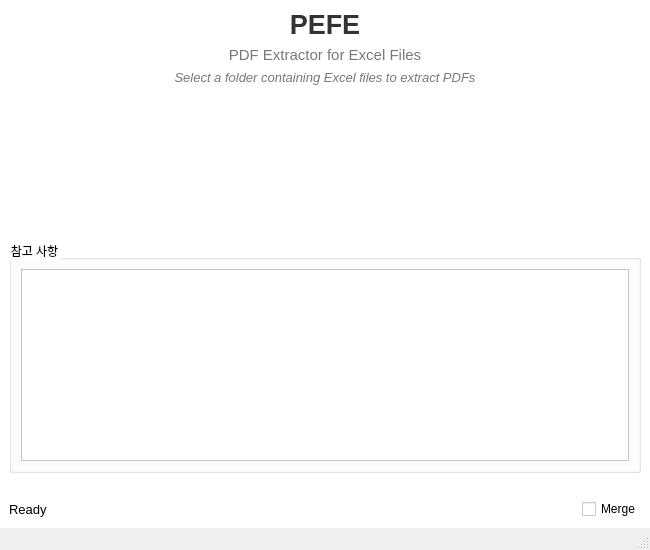
<?xml version="1.0" encoding="UTF-8"?>
<ui version="4.0">
 <class>MainWindow</class>
 <widget class="QMainWindow" name="MainWindow">
  <property name="geometry">
   <rect>
    <x>0</x>
    <y>0</y>
    <width>650</width>
    <height>550</height>
   </rect>
  </property>
  <property name="windowTitle">
   <string>PEFE – PDF Extractor for Excel Files</string>
  </property>
  <widget class="QWidget" name="centralwidget">
   <property name="styleSheet">
    <string notr="true">
      QWidget { background-color: #FFFFFF; }
      QLabel#titleLabel { color: #333333; }
      QLabel#subTitleLabel,
      QLabel#instructionLabel { color: #777777; }
   </string>
   </property>
   <layout class="QVBoxLayout" name="verticalLayout" stretch="0,0,0,1,0">
    <!-- 1) 제목 -->
    <item>
     <widget class="QLabel" name="titleLabel">
      <property name="text">
       <string>PEFE</string>
      </property>
      <property name="alignment">
       <set>Qt::AlignCenter</set>
      </property>
      <property name="font">
       <font>
        <family>Arial</family>
        <pointsize>20</pointsize>
        <weight>75</weight>
        <bold>true</bold>
       </font>
      </property>
     </widget>
    </item>
    <!-- 2) 소제목 -->
    <item>
     <widget class="QLabel" name="subTitleLabel">
      <property name="text">
       <string>PDF Extractor for Excel Files</string>
      </property>
      <property name="alignment">
       <set>Qt::AlignCenter</set>
      </property>
      <property name="font">
       <font>
        <family>Arial</family>
        <pointsize>11</pointsize>
       </font>
      </property>
     </widget>
    </item>
    <!-- 3) 지침 문구 -->
    <item>
     <widget class="QLabel" name="instructionLabel">
      <property name="text">
       <string>Select a folder containing Excel files to extract PDFs</string>
      </property>
      <property name="alignment">
       <set>Qt::AlignCenter</set>
      </property>
      <property name="font">
       <font>
        <family>Arial</family>
        <pointsize>10</pointsize>
        <italic>true</italic>
       </font>
      </property>
     </widget>
    </item>
    <!-- 4) 상단 여백 -->
    <item>
     <spacer name="verticalSpacerTop">
      <property name="orientation">
       <enum>Qt::Vertical</enum>
      </property>
      <property name="sizeHint">
       <size>
        <width>20</width>
        <height>30</height>
       </size>
      </property>
     </spacer>
    </item>
    <!-- 5) Select Folder 버튼 -->
    <item>
     <widget class="QPushButton" name="folderButton">
      <property name="text">
       <string>Select Folder</string>
      </property>
      <property name="minimumSize">
       <size>
        <width>0</width>
        <height>50</height>
       </size>
      </property>
      <property name="font">
       <font>
        <family>Arial</family>
        <pointsize>12</pointsize>
        <bold>true</bold>
       </font>
      </property>
      <property name="styleSheet">
       <string notr="true">
         QPushButton {
           background-color: qlineargradient(
             spread:pad, x1:0,y1:0, x2:1,y2:0,
             stop:0 #3A8FB7, stop:1 #186F9A
           );
           color: white;
           border-radius: 8px;
           padding-left: 20px;
           padding-right: 20px;
         }
         QPushButton:hover { background-color: #2E7EA5; }
         QPushButton:pressed { background-color: #155A80; }
       </string>
      </property>
     </widget>
    </item>
    <!-- 6) 중간 여백 -->
    <item>
     <spacer name="verticalSpacerMiddle">
      <property name="orientation">
       <enum>Qt::Vertical</enum>
      </property>
      <property name="sizeHint">
       <size>
        <width>20</width>
        <height>20</height>
       </size>
      </property>
     </spacer>
    </item>
    <!-- 7) 참고 사항 그룹박스 (TextBrowser) -->
    <item>
     <widget class="QGroupBox" name="notesGroup">
      <property name="title">
       <string>참고 사항</string>
      </property>
      <layout class="QVBoxLayout" name="notesLayout">
       <item>
        <widget class="QTextBrowser" name="notesText">
         <property name="openExternalLinks">
          <bool>true</bool>
         </property>
         <!-- 코드에서 setPlainText 또는 setHtml로 초기 내용 설정 -->
        </widget>
       </item>
      </layout>
     </widget>
    </item>
    <!-- 8) 하단 여백 -->
    <item>
     <spacer name="verticalSpacerBottom">
      <property name="orientation">
       <enum>Qt::Vertical</enum>
      </property>
      <property name="sizeHint">
       <size>
        <width>20</width>
        <height>20</height>
       </size>
      </property>
     </spacer>
    </item>
    <!-- 9) 상태 및 Merge 체크박스 행 -->
    <item>
     <layout class="QHBoxLayout" name="bottomLayout">
      <item>
       <widget class="QLabel" name="statusLabel">
        <property name="text">
         <string>Ready</string>
        </property>
        <property name="font">
         <font>
          <family>Arial</family>
          <pointsize>10</pointsize>
         </font>
        </property>
       </widget>
      </item>
      <item>
       <spacer name="horizontalSpacer">
        <property name="orientation">
         <enum>Qt::Horizontal</enum>
        </property>
        <property name="sizeHint">
         <size>
          <width>40</width>
          <height>20</height>
         </size>
        </property>
       </spacer>
      </item>
      <item>
       <widget class="QCheckBox" name="mergeCheckBox">
        <property name="text">
         <string>Merge</string>
        </property>
       </widget>
      </item>
     </layout>
    </item>
   </layout>
  </widget>
  <widget class="QMenuBar" name="menubar"/>
  <widget class="QStatusBar" name="statusbar"/>
 </widget>
 <resources/>
 <connections/>
</ui>
